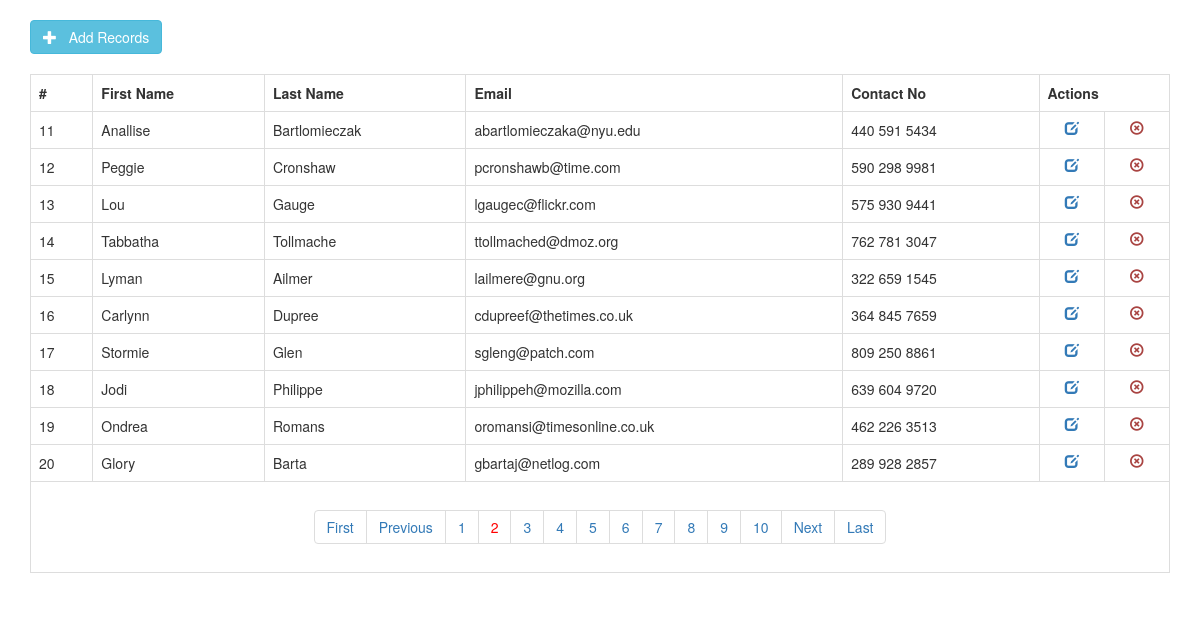
The app's page /index.php?page=2 with its own data.
### tables this page shows
CREATE TABLE IF NOT EXISTS `tbl_users` (
  `id` int(11) NOT NULL AUTO_INCREMENT,
  `first_name` varchar(100) NOT NULL,
  `last_name` varchar(100) NOT NULL,
  `email_id` varchar(50) NOT NULL,
  `contact_no` varchar(50) NOT NULL DEFAULT '',
  PRIMARY KEY (`id`)
);

### class.crud.php (the view, shortened to what this page needs)
<?php
class crud
{
    private $db;
    function __construct($DB_con)
    {
        $this->db = $DB_con;
    }
    public function dataview($query)
    {
        $stmt = $this->db->prepare($query);
        $stmt->execute();
        if ($stmt->rowCount() > 0) {
            while ($row = $stmt->fetch(PDO::FETCH_ASSOC)) {
                ?>
                <tr>
                    <td><?php echo($row['id']); ?></td>
                    <td><?php echo($row['first_name']); ?></td>
                    <td><?php echo($row['last_name']); ?></td>
                    <td><?php echo($row['email_id']); ?></td>
                    <td><?php echo($row['contact_no']); ?></td>
                    <td align="center">
                        <a href="edit-data.php?edit_id=<?php echo($row['id']); ?>">
                        <i class="glyphicon glyphicon-edit"></i></a>
                    </td>
                    <td align="center">
                        <a class="text-danger" href="delete.php?delete_id=<?php echo($row['id']); ?>">
                        <i class="glyphicon glyphicon-remove-circle"></i></a>
                    </td>
                </tr>
                <?php
            }
        } else {
            ?>
            <tr>
                <td>Nothing here...</td>
            </tr>
            <?php
        }
    }
    public function paginglink($query, $records_per_page)
    {
        $self = $_SERVER['PHP_SELF'];
        $stmt = $this->db->prepare($query);
        $stmt->execute();
        $total_no_of_records = $stmt->rowCount();
        if ($total_no_of_records > 0) {
            ?>
            <ul class="pagination"><?php
            $total_no_of_pages = ceil($total_no_of_records / $records_per_page);
            $current_page = 1;
            if (isset($_GET["page"])) {
                $current_page = $_GET["page"];
            }
            if ($current_page != 1) {
                $previous = $current_page - 1;
                echo "<li><a href='" . $self . "?page=1'>First</a></li>";
                echo "<li><a href='" . $self . "?page=" . $previous . "'>Previous</a></li>";
            }
            for ($i = 1; $i <= $total_no_of_pages; $i++) {
                if ($i == $current_page) {
                    echo "<li><a href='" . $self . "?page=" . $i . "' style='color:red;'>" . $i . "</a></li>";
                } else {
                    echo "<li><a href='" . $self . "?page=" . $i . "'>" . $i . "</a></li>";
                }
            }
            if ($current_page != $total_no_of_pages) {
                $next = $current_page + 1;
                echo "<li><a href='" . $self . "?page=" . $next . "'>Next</a></li>";
                echo "<li><a href='" . $self . "?page=" . $total_no_of_pages . "'>Last</a></li>";
            }
            ?></ul><?php
        }
    }
}

### records on screen
tbl_users: id "11", first_name "Anallise", last_name "Bartlomieczak", email "abartlomieczaka@nyu.edu", contact_no "440 591 5434"
tbl_users: id "12", first_name "Peggie", last_name "Cronshaw", email "pcronshawb@time.com", contact_no "590 298 9981"
tbl_users: id "13", first_name "Lou", last_name "Gauge", email "lgaugec@flickr.com", contact_no "575 930 9441"
tbl_users: id "14", first_name "Tabbatha", last_name "Tollmache", email "ttollmached@dmoz.org", contact_no "762 781 3047"
tbl_users: id "15", first_name "Lyman", last_name "Ailmer", email "lailmere@gnu.org", contact_no "322 659 1545"
tbl_users: id "16", first_name "Carlynn", last_name "Dupree", email "cdupreef@thetimes.co.uk", contact_no "364 845 7659"
tbl_users: id "17", first_name "Stormie", last_name "Glen", email "sgleng@patch.com", contact_no "809 250 8861"
tbl_users: id "18", first_name "Jodi", last_name "Philippe", email "jphilippeh@mozilla.com", contact_no "639 604 9720"
tbl_users: id "19", first_name "Ondrea", last_name "Romans", email "oromansi@timesonline.co.uk", contact_no "462 226 3513"
tbl_users: id "20", first_name "Glory", last_name "Barta", email "gbartaj@netlog.com", contact_no "289 928 2857"
